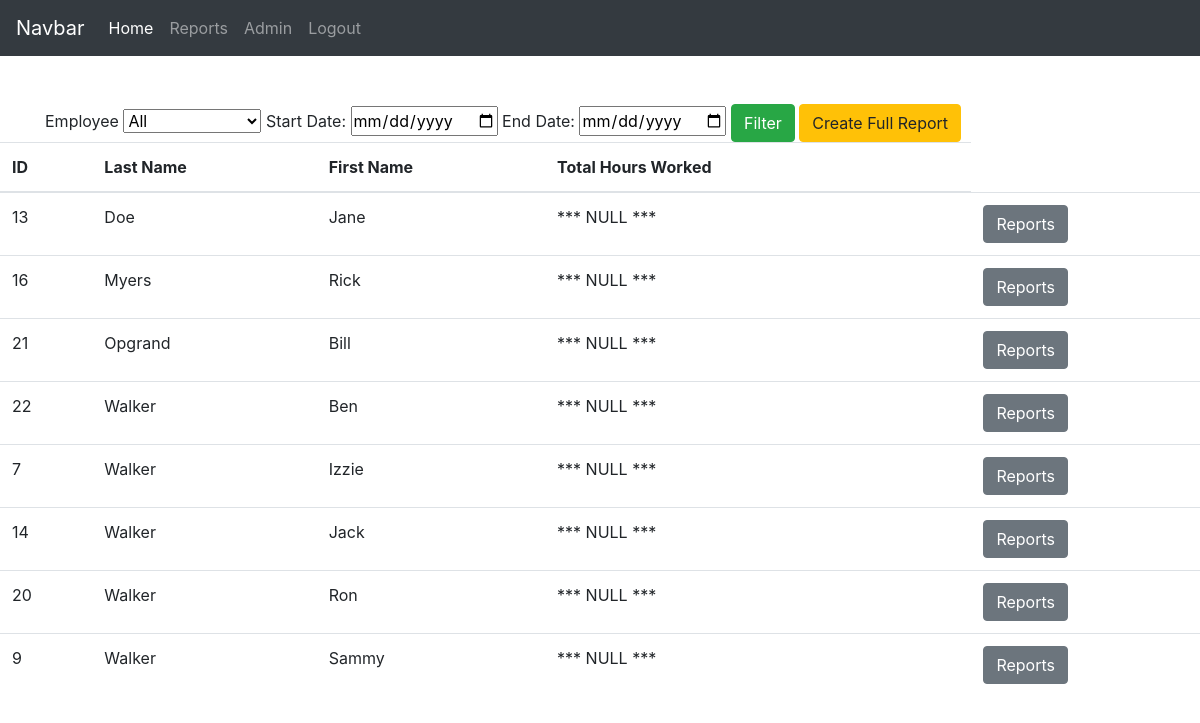
The app's page /reports/ (signed in) with its own data.
### frontend/models.py (models this page shows, shortened)
class Employee(models.Model):
    first_name=models.CharField(max_length=50)
    last_name=models.CharField(max_length=50)
    is_active=models.BooleanField(default=False)
    objects=EmployeeManager()
    created_at=models.DateTimeField(auto_now_add=True)
    updated_at=models.DateTimeField(auto_now=True)
    class Meta:
        ordering = (
            'last_name',
            'first_name',
            'is_active',
        )

### reports/views.py (the view)
# urls.py: path('reports/', include('reports.urls'))
def reports(request):
    if 'user_id' not in request.session:
        return redirect('/')
    context = {
            'all_employees': Employee.objects.all()
        }
    return render(request, 'reports.html', context)

### reports/templates/reports.html (shortened to what this page needs)
<!DOCTYPE html>
<html lang="en">
    <head>
        {% load static %}
        <link rel="stylesheet" href="https://maxcdn.bootstrapcdn.com/bootstrap/4.0.0/css/bootstrap.min.css">
        <Link rel="stylesheet" href="{% static 'css/style.css' %}" />
    </head>
    <body>
        <div class="reports">
            <nav class="navbar navbar-expand-lg navbar-dark bg-dark">
                <a class="navbar-brand" href="#">Navbar</a>
                <div class="collapse navbar-collapse" id="navbarNavAltMarkup">
                    <div class="navbar-nav">
                        <a class="nav-item nav-link active" href="/dashboard">Home <span class="sr-only">(current)</span></a>
                        <a class="nav-item nav-link" href="/reports">Reports</a>
                        <a class="nav-item nav-link" href="/admin">Admin</a>
                        <a class="nav-item nav-link" href="/logout">Logout</a>
                    </div>
                </div>
            </nav>
            <div class="container mt-5">
                <div class="report-filter">
                    <form class="report-filter" action="/reports">
                        <label for="employee">Employee</label>
                        <select class="" name="employee">
                            <option value="all">All</option>
                        </select>
                        <label for="start_date">Start Date: </label>
                        <input type="date" name="start_date" value="start_date" />
                        <label for="end_date">End Date: </label>
                        <input type="date" name="end_date" value="end_date" />
                        <button class="btn btn-success" type="submit" name="submit" value="filter">Filter</button>
                        <button class="btn btn-warning" type="submit" name="submit" value="report">Create Full Report</button>
                    </form>
                </div>
            </div>
            <section class="data-sec">
                <table class="table">
                    <thead>
                        <th>ID</th>
                        <th>Last Name</th>
                        <th>First Name</th>
                        <th>Total Hours Worked</th>
                        <th></th>
                    </thead>
                    <tbody>
                        {% for employee in all_employees %}
                            <tr>
                                <td>{{ employee.id }}</td>
                                <td>{{ employee.last_name }}</td>
                                <td>{{ employee.first_name }}</td>
                                <td>*** NULL ***<td>
                                <td><a href="/reports/{{employee.id}}" class="btn btn-secondary">Reports</a></td>
                            </tr>
                        {% endfor %}
                    </tbody>
                </table>
            </section>
        </div>
    </body>
</html>

### frontend/static/css/style.css (style rules this page uses)
* { margin: 0px; padding: 0px; }
.nav-link { color: white; }

### records on screen
Employee: id "13", last_name "Doe", first_name "Jane"
Employee: id "16", last_name "Myers", first_name "Rick"
Employee: id "21", last_name "Opgrand", first_name "Bill"
Employee: id "22", last_name "Walker", first_name "Ben"
Employee: id "7", last_name "Walker", first_name "Izzie"
Employee: id "14", last_name "Walker", first_name "Jack"
Employee: id "20", last_name "Walker", first_name "Ron"
Employee: id "9", last_name "Walker", first_name "Sammy"
